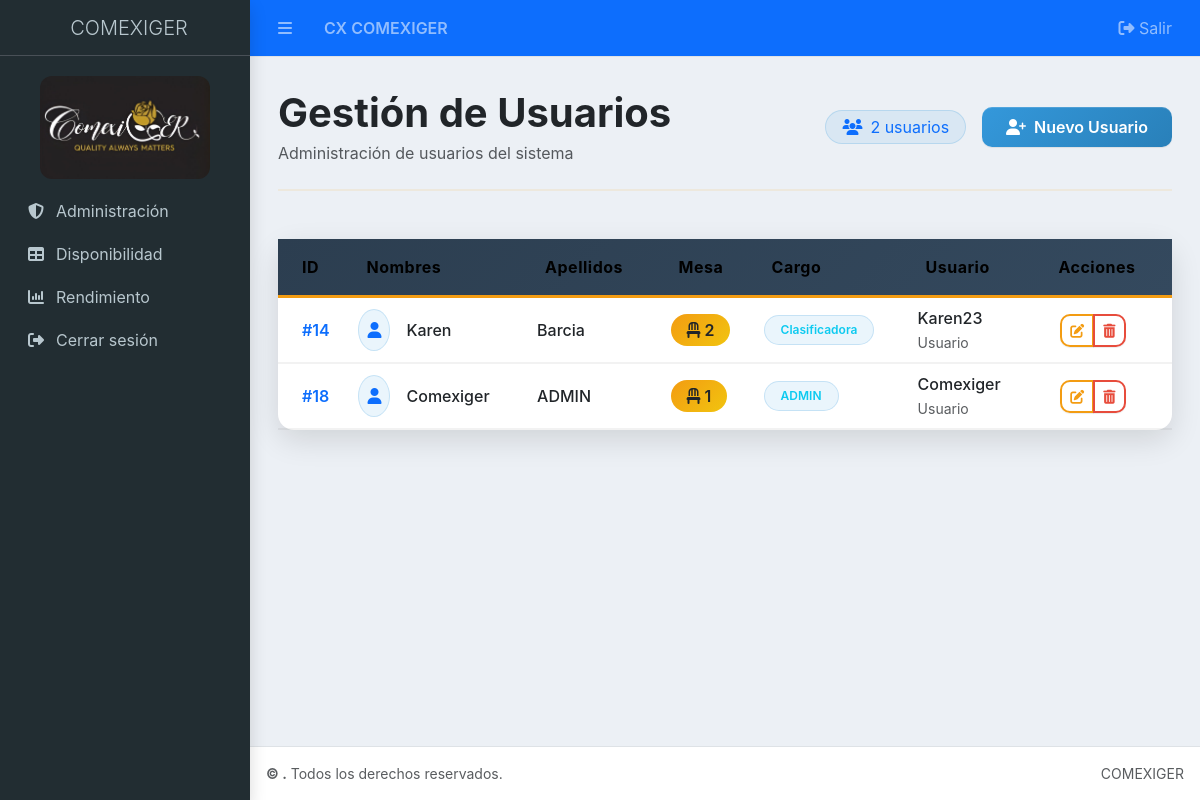
/usuariore (signed in), run on an earlier commit of the app's database.
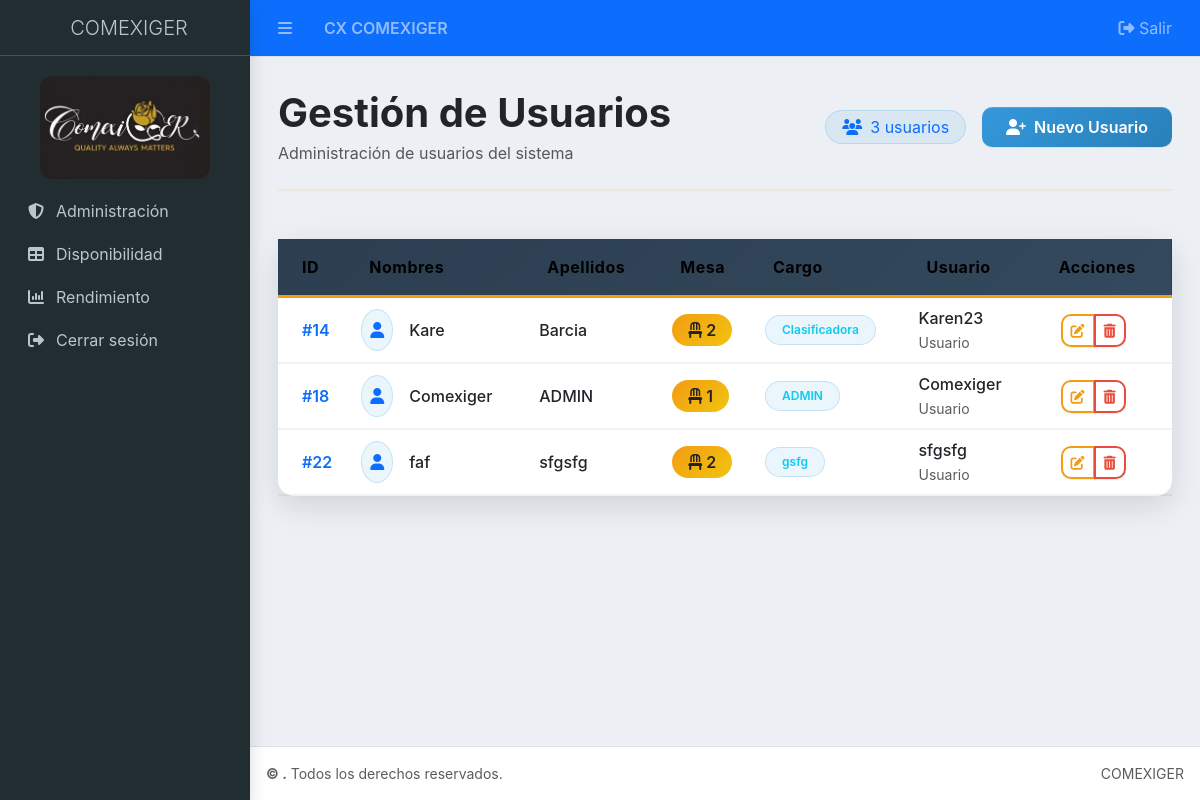
And on a later commit of the database.
### Aplicaciones/Usuario/models.py (models this page shows, shortened)
class Usuario(models.Model):
    nombres = models.CharField(max_length=100)
    apellidos = models.CharField(max_length=100)
    mesa = models.CharField(max_length=100)
    cargo = models.CharField(max_length=100)
    username = models.CharField(max_length=150, unique=True)
    password = models.CharField(max_length=128)

### Aplicaciones/Usuario/views.py (the view)
# urls.py: path('usuariore', views.inicios, name='usuariore'),
@web_admin_required
def inicios(request):
    listado_usuarios = Usuario.objects.all()
    mesas = Mesa.objects.all().order_by("nombre")
    return render(request, "usuariore.html", {"usuario": listado_usuarios, "mesas": mesas})

### Aplicaciones/Usuario/templates/usuariore.html (shortened to what this page needs)
{% extends 'plantilla.html' %}
{% load static %}
{% block head %}
<link rel="stylesheet" href="https://cdn.datatables.net/1.13.7/css/dataTables.bootstrap5.min.css">
<link rel="stylesheet" href="https://cdn.datatables.net/responsive/2.5.0/css/responsive.bootstrap5.min.css">
<link rel="stylesheet" href="https://cdn.datatables.net/buttons/2.4.2/css/buttons.bootstrap5.min.css">
<link rel="stylesheet" href="https://cdn.jsdelivr.net/npm/sweetalert2@11/dist/sweetalert2.min.css">
{% endblock %}
{% block body %}
<main class="container-fluid py-3">
  <div class="d-flex flex-column flex-md-row justify-content-between align-items-start align-items-md-center mb-4">
    <div class="mb-3 mb-md-0">
      <h1 class="fw-bold text-dark mb-1">Gestión de Usuarios</h1>
      <p class="text-muted mb-0">Administración de usuarios del sistema</p>
    </div>
    <div class="d-flex align-items-center gap-3">
      <span class="badge bg-primary-subtle text-primary fs-6 fw-normal px-3 py-2">
        <i class="fas fa-users me-2"></i>{{ usuario|length }} usuarios
      </span>
      <a href="{% url 'nuevo_usuario' %}" class="btn btn-primary px-4 py-2">
        <i class="fas fa-user-plus me-2"></i>Nuevo Usuario
      </a>
    </div>
  </div>
  <hr class="border-2 opacity-50 mb-5">
  <div class="card border-0 shadow-lg">
    <div class="card-body p-0">
      <div class="table-responsive">
        <table id="table_usuarios" class="table table-hover align-middle mb-0">
          <thead class="bg-dark text-white">
            <tr>
              <th class="ps-4 py-3">ID</th>
              <th class="py-3">Nombres</th>
              <th class="py-3">Apellidos</th>
              <th class="py-3">Mesa</th>
              <th class="py-3">Cargo</th>
              <th class="py-3">Usuario</th>
              <th class="text-center pe-4 py-3">Acciones</th>
            </tr>
          </thead>
          <tbody>
            {% for u in usuario %}
            <tr class="border-bottom">
              <td class="ps-4 fw-semibold text-primary">#{{ u.id }}</td>
              <td>
                <div class="d-flex align-items-center">
                  <div class="bg-primary-subtle rounded-circle p-2 me-3">
                    <i class="fas fa-user text-primary"></i>
                  </div>
                  <div>
                    <div class="fw-medium text-dark">{{ u.nombres }}</div>
                  </div>
                </div>
              </td>
              <td>
                <div class="fw-medium text-dark">{{ u.apellidos }}</div>
              </td>
              <td>
                <span class="badge bg-warning text-dark fs-6 px-3 py-2">
                  <i class="fas fa-chair me-1"></i>{{ u.mesa }}
                </span>
              </td>
              <td>
                <span class="badge bg-info-subtle text-info px-3 py-2">
                  {{ u.cargo }}
                </span>
              </td>
              <td>
                <div class="fw-medium text-dark">{{ u.username }}</div>
                <small class="text-muted">Usuario</small>
              </td>
              <td class="text-center pe-4">
                <div class="btn-group btn-group-sm" role="group">
                  <button class="btn btn-outline-warning"
                          data-bs-toggle="modal"
                          data-bs-target="#modalEditar{{ u.id }}">
                    <i class="fas fa-edit"></i>
                  </button>
                  <a href="{% url 'eliminar_usuario' u.id %}"
                     class="btn btn-outline-danger btn-eliminar"
                     data-nombre="{{ u.nombres }} {{ u.apellidos }}"
                     data-id="{{ u.id }}">
                    <i class="fas fa-trash-alt"></i>
                  </a>
                </div>
              </td>
            </tr>
            {% endfor %}
          </tbody>
        </table>
      </div>
    </div>
  </div>
</main>
<br><br>
{% endblock %}

What changed in the data, as far as the page shows it:
changed Usuario "Barcia": nombres "Karen" → "Kare"
added Usuario: id "22", nombres "faf", apellidos "sfgsfg", mesa "2", cargo "gsfg", username "sfgsfg"
Also different on the page:
{{ usuario|length }}: "2" → "3"
